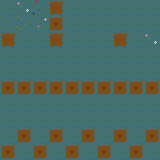

This game map was drawn from its Tiled (.tmx) file and the tilesets committed beside it. A one-line description and the full map source follow:
An orthogonal 10x10 tile map with 16x16 px tiles, 1 tile layer (Tile Layer 1), 1 hidden layer not drawn, 2 tilesets.

<map version="1.10" tiledversion="1.10.1" orientation="orthogonal" renderorder="right-down" width="10" height="10" tilewidth="16" tileheight="16" infinite="0" nextlayerid="3" nextobjectid="1">
 <tileset firstgid="1" name="defaulttileset" tilewidth="25" tileheight="25" tilecount="9" columns="3">
  <image source="../textures/spritesheet.png" width="75" height="75" />
 </tileset>
 <tileset firstgid="10" name="environment" tilewidth="16" tileheight="16" tilecount="8" columns="4">
  <image source="../textures/environment/background_sprite_sheet.png" width="64" height="32" />
 </tileset>
 <layer id="1" name="Tile Layer 1" width="10" height="10">
  <data>
   <tile gid="10" />
   <tile gid="11" />
   <tile gid="12" />
   <tile gid="13" />
   <tile gid="10" />
   <tile gid="10" />
   <tile gid="10" />
   <tile gid="10" />
   <tile gid="10" />
   <tile gid="10" />
   <tile gid="14" />
   <tile gid="15" />
   <tile gid="16" />
   <tile gid="17" />
   <tile gid="10" />
   <tile gid="10" />
   <tile gid="10" />
   <tile gid="10" />
   <tile gid="10" />
   <tile gid="10" />
   <tile gid="13" />
   <tile gid="10" />
   <tile gid="10" />
   <tile gid="13" />
   <tile gid="10" />
   <tile gid="10" />
   <tile gid="10" />
   <tile gid="13" />
   <tile gid="10" />
   <tile gid="11" />
   <tile gid="10" />
   <tile gid="10" />
   <tile gid="10" />
   <tile gid="10" />
   <tile gid="10" />
   <tile gid="10" />
   <tile gid="10" />
   <tile gid="10" />
   <tile gid="10" />
   <tile gid="10" />
   <tile gid="10" />
   <tile gid="10" />
   <tile gid="10" />
   <tile gid="10" />
   <tile gid="10" />
   <tile gid="10" />
   <tile gid="10" />
   <tile gid="10" />
   <tile gid="10" />
   <tile gid="10" />
   <tile gid="17" />
   <tile gid="17" />
   <tile gid="17" />
   <tile gid="17" />
   <tile gid="17" />
   <tile gid="17" />
   <tile gid="17" />
   <tile gid="17" />
   <tile gid="17" />
   <tile gid="17" />
   <tile gid="10" />
   <tile gid="10" />
   <tile gid="10" />
   <tile gid="10" />
   <tile gid="10" />
   <tile gid="10" />
   <tile gid="10" />
   <tile gid="10" />
   <tile gid="10" />
   <tile gid="10" />
   <tile gid="10" />
   <tile gid="10" />
   <tile gid="10" />
   <tile gid="10" />
   <tile gid="10" />
   <tile gid="10" />
   <tile gid="10" />
   <tile gid="10" />
   <tile gid="10" />
   <tile gid="10" />
   <tile gid="10" />
   <tile gid="17" />
   <tile gid="10" />
   <tile gid="17" />
   <tile gid="10" />
   <tile gid="17" />
   <tile gid="10" />
   <tile gid="17" />
   <tile gid="10" />
   <tile gid="17" />
   <tile gid="17" />
   <tile gid="10" />
   <tile gid="17" />
   <tile gid="10" />
   <tile gid="17" />
   <tile gid="10" />
   <tile gid="17" />
   <tile gid="10" />
   <tile gid="17" />
   <tile gid="10" />
  </data>
 </layer>
 <layer id="2" name="layer2" width="10" height="10" visible="0">
  <data>
   <tile gid="8" />
   <tile gid="8" />
   <tile />
   <tile gid="6" />
   <tile gid="7" />
   <tile gid="7" />
   <tile gid="6" />
   <tile />
   <tile gid="8" />
   <tile gid="8" />
   <tile gid="8" />
   <tile />
   <tile />
   <tile gid="6" />
   <tile />
   <tile />
   <tile gid="6" />
   <tile />
   <tile />
   <tile gid="8" />
   <tile />
   <tile />
   <tile gid="5" />
   <tile gid="5" />
   <tile />
   <tile />
   <tile gid="5" />
   <tile gid="5" />
   <tile />
   <tile />
   <tile />
   <tile />
   <tile gid="5" />
   <tile />
   <tile />
   <tile />
   <tile />
   <tile gid="5" />
   <tile />
   <tile />
   <tile />
   <tile gid="4" />
   <tile gid="4" />
   <tile />
   <tile />
   <tile />
   <tile />
   <tile gid="4" />
   <tile gid="4" />
   <tile />
   <tile gid="9" />
   <tile gid="4" />
   <tile />
   <tile />
   <tile />
   <tile />
   <tile />
   <tile />
   <tile gid="4" />
   <tile />
   <tile gid="3" />
   <tile gid="3" />
   <tile />
   <tile />
   <tile />
   <tile />
   <tile />
   <tile />
   <tile gid="3" />
   <tile gid="3" />
   <tile gid="3" />
   <tile />
   <tile />
   <tile />
   <tile gid="9" />
   <tile gid="9" />
   <tile />
   <tile />
   <tile />
   <tile gid="3" />
   <tile gid="2" />
   <tile gid="2" />
   <tile gid="2" />
   <tile gid="2" />
   <tile gid="2" />
   <tile gid="2" />
   <tile gid="2" />
   <tile gid="2" />
   <tile gid="2" />
   <tile gid="2" />
   <tile gid="1" />
   <tile gid="1" />
   <tile gid="1" />
   <tile gid="1" />
   <tile gid="1" />
   <tile gid="1" />
   <tile gid="1" />
   <tile gid="1" />
   <tile gid="1" />
   <tile gid="1" />
  </data>
 </layer>
</map>
